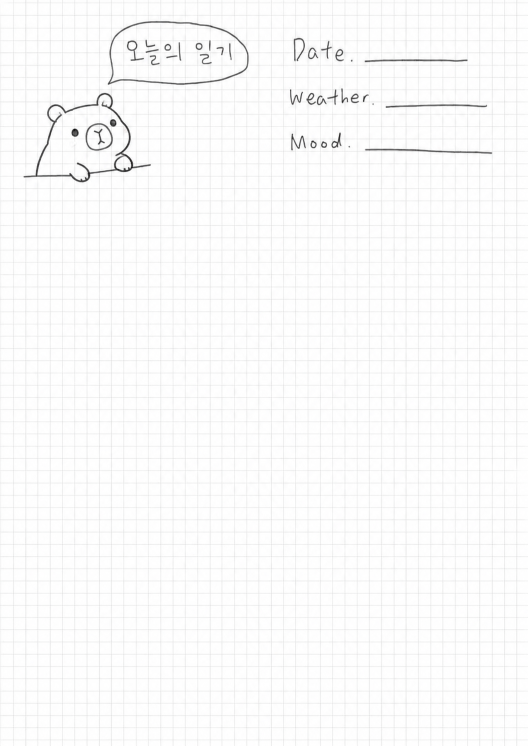
#> input picture assets/diary/notebook-reference.png, 1055 x 1491 px (shown at 1/2 size)
$ python make-diary-notebook-ink.py
#> lines starting #> are read from the running program, lines starting #| are printed output that depends on the picture
"""일기 상세(`A3`) 노트의 **카피바라 그림 · 밑줄 셋**을 투명 바탕 잉크 그림으로 굽는다 (2026-10-08).

처음에는 `notebook-reference.png`(흰 모눈종이 위 연필 그림) 위에 SVG `feColorMatrix` 를 걸어
밝은 종이는 투명하게, 어두운 선은 잉크색으로 화면에서 바꿨다. 그런데 **iOS 에서 그림이 깨졌다** —
흰 굵은 선에 검은 테두리만 남았다. react-native-svg 의 iOS 필터는 Core Image `CIColorMatrix`
라서 알파를 [0, 1] 로 자르지 않은 채(선 한가운데는 3.6) 색에 곱해 선이 하얗게 날아갔고,
작업 색공간도 선형이라 결과가 안드로이드(Skia · 알파를 자른다)와 달랐다.

그래서 **같은 계산을 여기서 미리 해** 투명 PNG 로 만든다. 화면은 그림을 깔기만 한다 —
두 플랫폼이 같은 그림을 보고, 1055×1491 원본을 네 번 디코딩하지도 않는다.

- 색: 잉크 (0.24, 0.22, 0.19) — 필터의 바이어스 그대로
- 알파: clamp(5.1 − 2(R + G + B)) — 필터의 알파 행 그대로(sRGB 0~1 · 안드로이드에서 보던 결과)
- 자르는 곳: 필터의 `viewBox` 그대로(그림 30 20 490 365 · 밑줄 셋)

    python3 scripts/make-diary-notebook-ink.py
"""

from pathlib import Path

import numpy as np
from PIL import Image

ASSETS = Path(__file__).resolve().parent.parent / "assets" / "diary"
SOURCE = ASSETS / "notebook-reference.png"

INK = np.array([0.24, 0.22, 0.19])

# 이름 → (x, y, 폭, 높이) — `DiaryNotebook.tsx` 가 쓰던 viewBox
REGIONS = {
    "notebook-capybara": (30, 20, 490, 365),
    "notebook-line-date": (725, 114, 216, 16),
    "notebook-line-weather": (767, 204, 212, 17),
    "notebook-line-mood": (725, 291, 263, 23),
}


def ink(rgb: np.ndarray) -> Image.Image:
    alpha = np.clip(5.1 - 2 * rgb.sum(axis=2), 0, 1)
    out = np.empty((*rgb.shape[:2], 4))
    out[..., :3] = INK
    out[..., 3] = alpha
    return Image.fromarray((out * 255).round().astype(np.uint8))


def main() -> None:
    rgb = np.asarray(Image.open(SOURCE).convert("RGB"), dtype=np.float64) / 255
    for name, (x, y, w, h) in REGIONS.items():
        path = ASSETS / f"{name}.png"
        ink(rgb[y : y + h, x : x + w]).save(path, optimize=True)
        print(f"{path.relative_to(ASSETS.parent.parent)} {w}×{h} {path.stat().st_size // 1024}KB")
#> this loop made 4 passes
#> pass 1, in ink, `alpha = np.clip(5.1 - 2 * rgb.sum(axis=2), 0, 1)`:
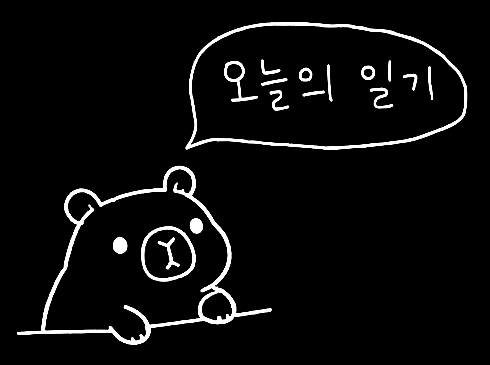
#> alpha: shape (365, 490) float64; min 0, max 1, mean 0.0471
#> pass 1, in main, `ink(rgb[y : y + h, x : x + w]).save(path, optimize=True)`:
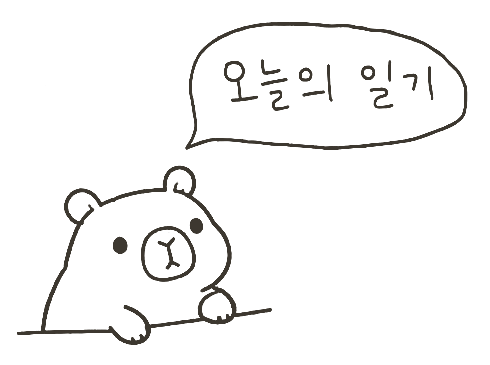
#> saved as notebook-capybara.png: PIL image 490x365 RGBA; mean R, G, B, A 61, 56, 48, 12; transparent parts drawn white
#> pass 2, in main, `ink(rgb[y : y + h, x : x + w]).save(path, optimize=True)`:
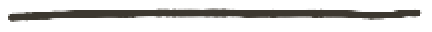
#> saved as notebook-line-date.png: PIL image 216x16 RGBA (shown 2 times larger); mean R, G, B, A 61, 56, 48, 55.4; transparent parts drawn white


if __name__ == "__main__":
    main()
